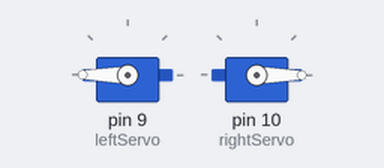
Recording of a sketch running on a simulated Arduino Uno, built with avr-gcc and run on an emulated ATmega328P. On the bench: 2 × servo.

Above: at 0.05 s.
At 2.5 s:
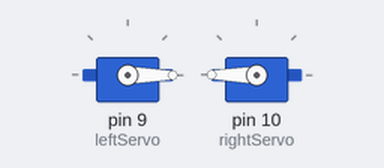
At 5.0 s:
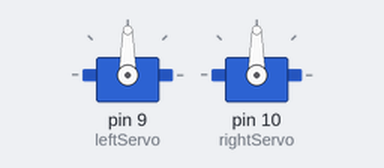
Timing chart, 0 to 6.5 s (numbered marks = the images above):
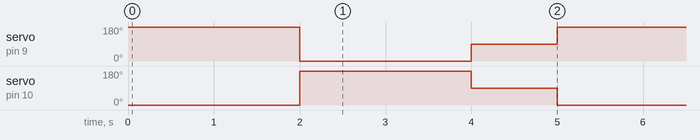

Measured:
- by itself, servo on pin 9 (leftServo): repeats every 5.0 s: 90° 1.0 s, 180° 2.0 s, 0° 2.0 s
- by itself, servo on pin 10 (rightServo): repeats every 5.0 s: 90° 1.0 s, 0° 2.0 s, 180° 2.0 s

The sketch:

mini_robot.ino
```cpp
#include <Servo.h>

Servo leftServo;
Servo rightServo;

void setup()
{
  leftServo.attach(9);
  rightServo.attach(10);
}

void loop()
{
  leftServo.write(180);
  rightServo.write(0);
  delay(2000);

  leftServo.write(0);
  rightServo.write(180);
  delay(2000);

  leftServo.write(90);
  rightServo.write(90);
  delay(1000);
}
```
